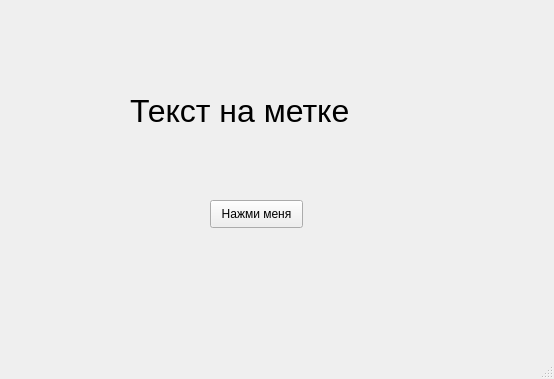
<?xml version="1.0" encoding="UTF-8"?>
<ui version="4.0">
 <class>MainWindow</class>
 <widget class="QMainWindow" name="MainWindow">
  <property name="geometry">
   <rect>
    <x>0</x>
    <y>0</y>
    <width>554</width>
    <height>379</height>
   </rect>
  </property>
  <property name="windowTitle">
   <string>MainWindow</string>
  </property>
  <widget class="QWidget" name="centralwidget">
   <widget class="QPushButton" name="pushButton">
    <property name="geometry">
     <rect>
      <x>210</x>
      <y>200</y>
      <width>93</width>
      <height>28</height>
     </rect>
    </property>
    <property name="text">
     <string>Нажми меня</string>
    </property>
    <property name="checkable">
     <bool>true</bool>
    </property>
   </widget>
   <widget class="QLabel" name="label">
    <property name="geometry">
     <rect>
      <x>130</x>
      <y>80</y>
      <width>281</width>
      <height>61</height>
     </rect>
    </property>
    <property name="font">
     <font>
      <pointsize>24</pointsize>
     </font>
    </property>
    <property name="text">
     <string>Текст на метке</string>
    </property>
    <property name="textFormat">
     <enum>Qt::AutoText</enum>
    </property>
   </widget>
  </widget>
  <widget class="QMenuBar" name="menubar">
   <property name="geometry">
    <rect>
     <x>0</x>
     <y>0</y>
     <width>554</width>
     <height>26</height>
    </rect>
   </property>
  </widget>
  <widget class="QStatusBar" name="statusbar"/>
 </widget>
 <resources/>
 <connections/>
</ui>
